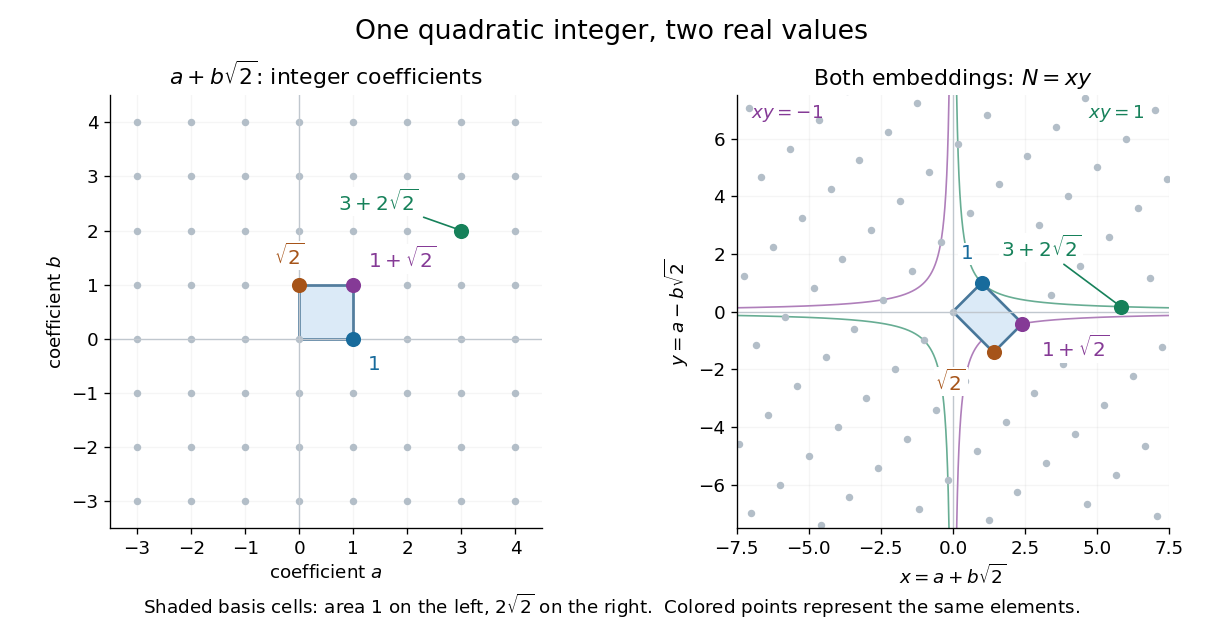

Reproduce this figure in Python.
"""Draw the coefficient lattice and both real embeddings of Z[sqrt(2)].

PNG output goes to the current working directory.
Tested with Python 3.14.4, NumPy 2.3.5, and Matplotlib 3.10.7.
"""

from pathlib import Path

import matplotlib
matplotlib.use("Agg")
import matplotlib.pyplot as plt
from matplotlib.patches import Polygon
import numpy as np


def main():
    root_two = np.sqrt(2)
    transform = np.array([[1, root_two], [1, -root_two]])
    coefficients = np.array([(a, b) for a in range(-8, 9) for b in range(-8, 9)])
    images = coefficients @ transform.T
    cell = np.array([[0, 0], [1, 0], [1, 1], [0, 1]])
    assert np.isclose(abs(np.linalg.det(transform)), np.sqrt(8))
    assert np.allclose(images[:, 0] * images[:, 1],
                       coefficients[:, 0]**2 - 2 * coefficients[:, 1]**2)

    plt.rcParams.update({"font.size": 11, "axes.spines.top": False,
                         "axes.spines.right": False})
    fig, axes = plt.subplots(1, 2, figsize=(10.2, 5.3), dpi=120)
    colors = ["#186b9c", "#a65419", "#853a96", "#16815a"]
    marked = [(1, 0), (0, 1), (1, 1), (3, 2)]
    labels = [r"$1$", r"$\sqrt{2}$", r"$1+\sqrt{2}$", r"$3+2\sqrt{2}$"]
    offsets = [[(8, -19), (-15, 12), (9, 10), (-74, 12)],
               [(-13, 14), (-35, -23), (11, -20), (-72, 30)]]
    for panel, ax in enumerate(axes):
        points = coefficients if panel == 0 else images
        ax.scatter(points[:, 0], points[:, 1], s=12, color="#b3bec8", zorder=2)
        ax.add_patch(Polygon(cell if panel == 0 else cell @ transform.T,
                             facecolor="#dbeaf7", edgecolor="#48779a", linewidth=1.6,
                             zorder=1))
        ax.axhline(0, color="#c0c7ce", lw=0.8)
        ax.axvline(0, color="#c0c7ce", lw=0.8)
        for k, (pair, label, color) in enumerate(zip(marked, labels, colors)):
            point = np.array(pair) if panel == 0 else transform @ pair
            ax.scatter(*point, s=65, color=color, zorder=4)
            ax.annotate(label, point, xytext=offsets[panel][k],
                        textcoords="offset points", color=color, fontsize=12,
                        bbox={"facecolor": "white", "edgecolor": "none", "pad": 1},
                        arrowprops={"arrowstyle": "-", "color": color} if k == 3 else None,
                        zorder=5)
        ax.set_aspect("equal")
        ax.grid(alpha=0.12)
    axes[0].set(xlim=(-3.5, 4.5), ylim=(-3.5, 4.5), xlabel=r"coefficient $a$",
                ylabel=r"coefficient $b$", title=r"$a+b\sqrt{2}$: integer coefficients")
    axes[0].set_xticks(range(-3, 5))
    axes[0].set_yticks(range(-3, 5))
    axes[1].set(xlim=(-7.5, 7.5), ylim=(-7.5, 7.5), xlabel=r"$x=a+b\sqrt{2}$",
                ylabel=r"$y=a-b\sqrt{2}$", title=r"Both embeddings: $N=xy$")
    for sign, color in [(1, "#16815a"), (-1, "#853a96")]:
        for branch in [-1, 1]:
            x = branch * np.geomspace(1 / 7.5, 7.5, 350)
            axes[1].plot(x, sign / x, color=color, lw=1, alpha=0.65, zorder=0)
    axes[1].text(-7, 6.7, r"$xy=-1$", color="#853a96", fontsize=11)
    axes[1].text(4.7, 6.7, r"$xy=1$", color="#16815a", fontsize=11)
    fig.suptitle(r"One quadratic integer, two real values", fontsize=16, y=0.97)
    fig.text(0.5, 0.035, r"Shaded basis cells: area $1$ on the left, $2\sqrt{2}$ on the right."
             "  Colored points represent the same elements.", ha="center", fontsize=11)
    fig.subplots_adjust(left=0.065, right=0.98, bottom=0.17, top=0.85, wspace=0.27)
    fig.savefig(Path.cwd() / "quadratic-integer-embeddings.png", facecolor="white",
                transparent=False)
    plt.close(fig)


if __name__ == "__main__":
    main()
